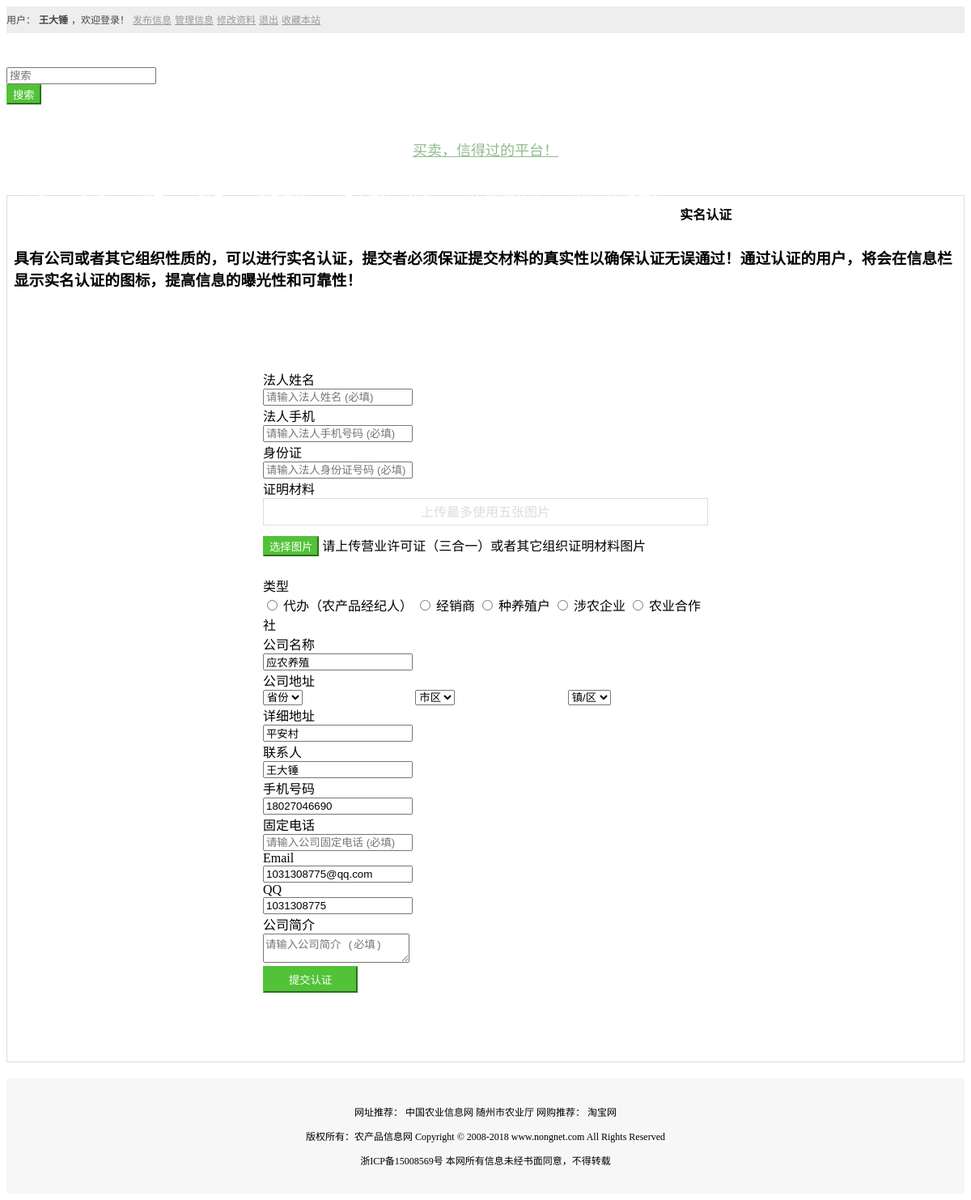
/authReg/ (signed in), run on an earlier commit of the app's database.
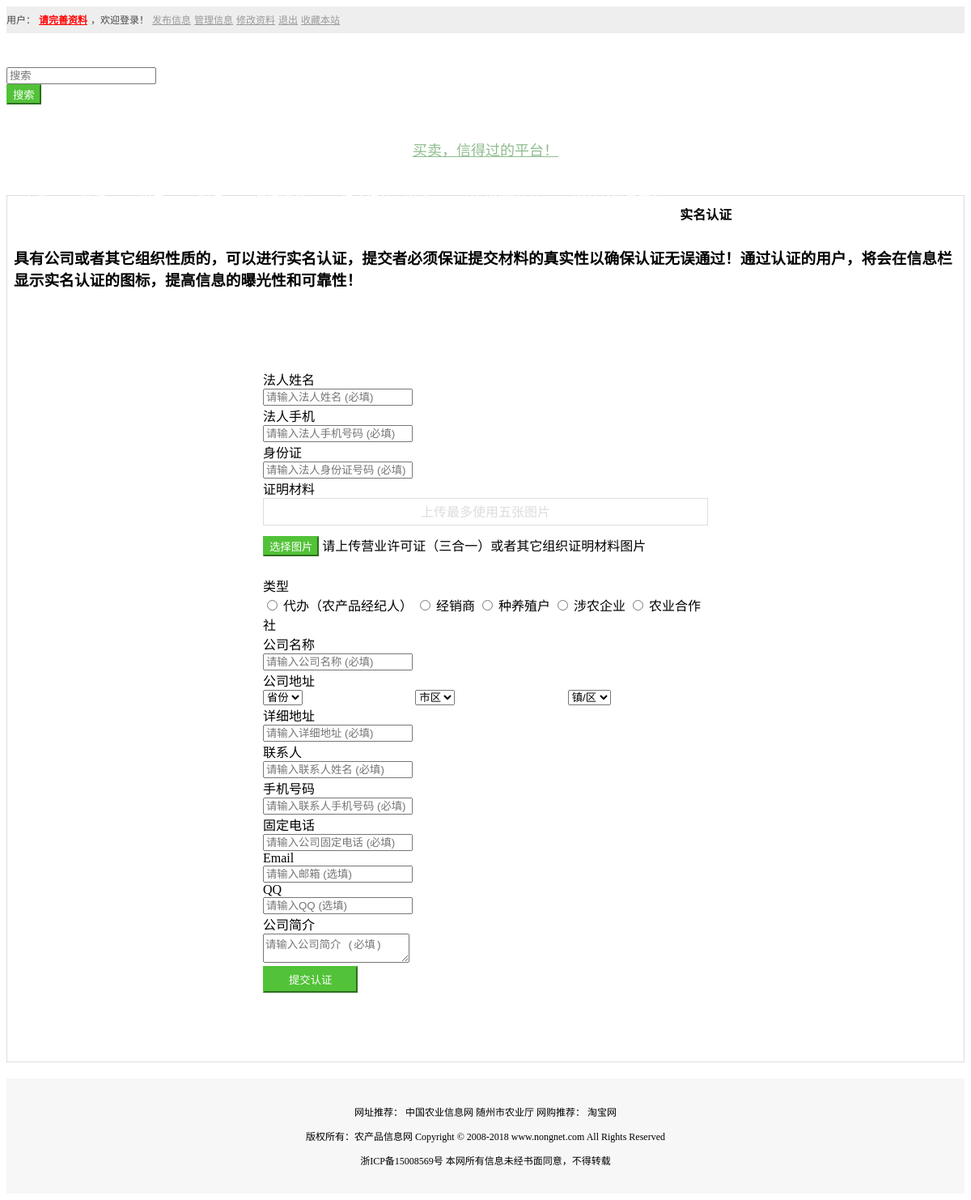
And on a later commit of the database.
### home/models.py (models this page shows)
class p_menber(models.Model):
    username = models.CharField(max_length=30, help_text="关联用户")
    nickname = models.CharField(max_length=30, help_text="昵称", default="")
    type = models.CharField(max_length=10, help_text="1:代办（农产品经纪人）2：经销商 3：种养殖户 4：涉农企业 5：农业合作社", default="")
    company_name = models.CharField(max_length=80, help_text="公司名称", default="")
    password = models.CharField(max_length=90, help_text="密码")
    address_province = models.IntegerField(help_text="所属地区代码(省级)", default=0)
    address_city = models.IntegerField(help_text="所属地区代码(市级)", default=0)
    address_belong = models.IntegerField(help_text="所属地区代码（地区）", default=0)
    address_detail = models.CharField(max_length=200, help_text="详细地址", default="")
    contact_person = models.CharField(max_length=200, help_text="联系人", default="")
    contact_phone = models.CharField(max_length=200, help_text="联系人手机号码", default="")
    contact_tel = models.CharField(max_length=200, help_text="联系人固定号码", default="")
    contact_email = models.CharField(max_length=200, help_text="联系人邮箱", default="")
    contact_qq = models.CharField(max_length=200, help_text="联系人QQ", default="")
    company_des = models.CharField(max_length=600, help_text="公司介绍,不超过300字", default="")
    auth = models.IntegerField(help_text="封禁 1：正常 2：封禁", default=1)
    msg_limit = models.IntegerField(help_text="当天发表的文章次数", default=0)
    file_limit = models.IntegerField(help_text="当天上传的次数", default=0)
    limit_time = models.CharField(max_length=30, help_text="记录时间", default="1571453334.0664003")

### home/views.py (the view)
# urls.py: path('authReg/', home_views.authReg),  # 认证
def authReg(request):
    if request.userInfo == None:
        return HttpResponseRedirect('/login')
    template = loader.get_template('home/authReg.html')
    userInfo = p_menber.objects.get(username=request.userInfo['username'])
    userInfo = object_to_json(userInfo)
    context = {
        'userInfo': userInfo
    }
    return HttpResponse(template.render(context, request))

### home/views.py (called while the page is built)
def object_to_json(obj):
    return dict([(kk, obj.__dict__[kk]) for kk in obj.__dict__.keys() if kk != "_state" and kk != "password"])

### home/templates/home/authReg.html (shortened to what the changed rows need)
{% load static %}
{% include "home/base_header.html" %}
<link rel="stylesheet" href="{% static '/css/common.css' %}">
<link rel="stylesheet" href="{% static '/css/body.css' %}">
<link rel="stylesheet" href="{% static '/css/login.css' %}">
<link rel="stylesheet" href="//at.alicdn.com/t/font_1093612_plr8ktyw72f.css">
<link href="{% static '/dist/lib/uploader/zui.uploader.min.css' %}" rel="stylesheet">
</head>
<body>
{% include "home/base_nav.html" %}
<div class="">
    <div class="container">
        <div class="col-md-12">
            <div class="card-box">
                <div class="container">
                    <div class="login-center">
                        <form class="form-horizontal registerReg" method="post">
                            <div class="form-group">
                                <div class="col-md-8 col-sm-10">
                                    <input type="text" name="company_name" class="form-control"
                                           id="exampleInputAccount2"
                                           placeholder="请输入公司名称 (必填)" value="{{ userInfo.company_name }}">
                                </div>
                            </div>
                            <div class="form-group">
                                <div class="col-md-8 col-sm-10">
                                    <input type="text" name="address_detail" class="form-control"
                                           id="exampleInputAccount3"
                                           placeholder="请输入详细地址 (必填)" value="{{ userInfo.address_detail }}">
                                </div>
                            </div>
                            <div class="form-group">
                                <div class="col-md-8 col-sm-10">
                                    <input type="text" name="contact_person" class="form-control"
                                           id="exampleInputAccount4"
                                           placeholder="请输入联系人姓名 (必填)" value="{{ userInfo.contact_person }}">
                                </div>
                            </div>
                            <div class="form-group">
                                <div class="col-md-8 col-sm-10">
                                    <input type="text" name="contact_phone" class="form-control"
                                           id="exampleInputAccount5"
                                           placeholder="请输入联系人手机号码 (必填)" value="{{ userInfo.contact_phone }}">
                                </div>
                            </div>
                            <div class="form-group">
                                <div class="col-md-8 col-sm-10">
                                    <input type="text" name="contact_email" class="form-control"
                                           id="exampleInputAccount7"
                                           placeholder="请输入邮箱 (选填)" value="{{ userInfo.contact_email }}">
                                </div>
                            </div>
                            <div class="form-group">
                                <div class="col-md-8 col-sm-10">
                                    <input type="text" name="contact_qq" class="form-control" id="exampleInputAccount8"
                                           placeholder="请输入QQ (选填)" value="{{ userInfo.contact_qq }}">
                                </div>
                            </div>
                        </form>
                    </div>
                </div>
            </div>
        </div>
    </div>
</div>
{% include "home/base_footer.html" %}

### home/templates/home/base_nav.html (shortened to what this page needs)
<header>
    <div class="top-bar">
        <div class="container">
            <div class="col-lg-12 clear_both">
        <span class="pull-left">
            {% if request.userInfo != None %}
                <a><font color="#444">用户：</font></a>
                <a><b>{% autoescape off %}{{ request.userInfo.nickname }}{% endautoescape %}</b></a>
                <a><font color="#444">，欢迎登录！</font></a>
                <a href="/publish/">发布信息</a>
                <a href="/manage/1">管理信息</a>
                <a href="/registerReg/">修改资料</a>
                <a href="/logout/">退出</a>
            {% elif request.userInfo == None %}
                <a href="/login/">会员登陆</a>
                <a href="/register/">注册会员</a>
            {% endif %}
        </span>
                <span class="pull-right">
            <a href="">收藏本站</a>
        </span>
            </div>
        </div>
    </div>
    <div>
        <div class="container search-bar">
            <div class="col-md-3 col-sm-4">
            </div>
            <div class="col-md-5 col-sm-5 search-bar-input">
                <form action="/search">
                    <div class="input-group">
                        <div class="input-control search-box  has-icon-right search-example"
                             id="searchboxExample">
                            <input id="inputSearchExample3" type="search" class="form-control search-input"
                                   placeholder="搜索" name="keyword" value="{{ search }}">
                        </div>
                        <span class="input-group-btn">
                    <button  class="btn btn-green" type="submit">搜索</button>
                  </span>
                    </div>
                </form>
            </div>
            <div class="col-md-4 col-sm-3 search-bar-text">
                <a href="">买卖，信得过的平台！</a>
            </div>
        </div>
    </div>
    <div class="nav-bar">
        <div class="container">
            <div class="col-md-12">
                <ul class="nav-bar-box">
                    {% for item in request.nav %}
                        <li class="{{ item.active }}"><a href="/{{ item.link }}">{{ item.title }}</a></li>
                    {% endfor %}
                </ul>
            </div>
        </div>
    </div>
</header>

What changed in the data, as far as the page shows it:
changed p_menber: nickname "王大锤" → empty (drawn); userInfo.nickname "王大锤" → "请完善资料"
Also different on the page:
form field company_name: "应农养殖" → (not shown)
form field address_detail: "平安村" → (not shown)
form field contact_person: "王大锤" → (not shown)
form field contact_phone: "18027046690" → (not shown)
form field contact_email: "1031308775@qq.com" → (not shown)
form field contact_qq: "1031308775" → (not shown)
